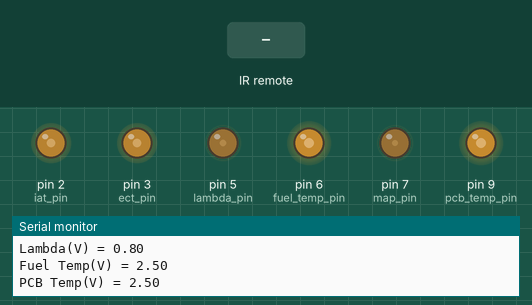
Bench run of a sketch on a simulated Arduino Mega 2560, built with avr-gcc and run on an emulated ATmega2560. Parts: output pins drawn as LEDs (lit = HIGH), the last lines printed to the serial monitor. Inputs (shaded band) come from the test bench.

Above: at 1.2 s.
1.3 s: infrared code 0xFFA25D received
At 2.6 s:
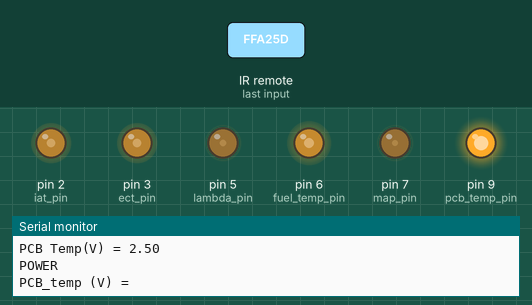
3.3 s: infrared code 0xFF629D received
At 4.2 s:
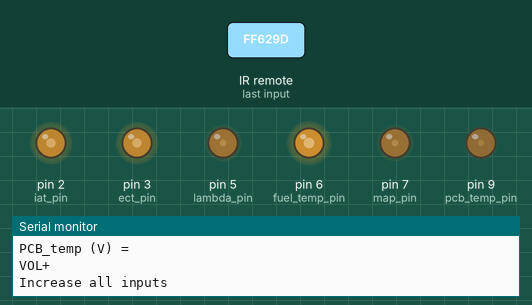
5.3 s: infrared code 0xFFA25D received
At 6.9 s:
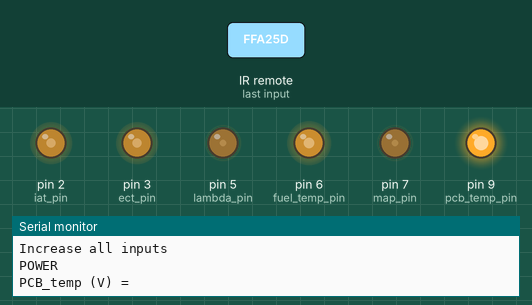
7.3 s: infrared code 0xFFA857 received
At 8.4 s:
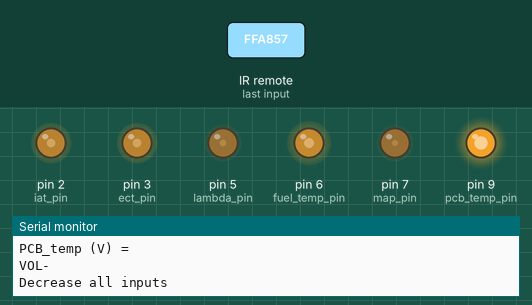
Timing chart, 0 to 10.3 s (numbered marks = the images above; inputs shaded):
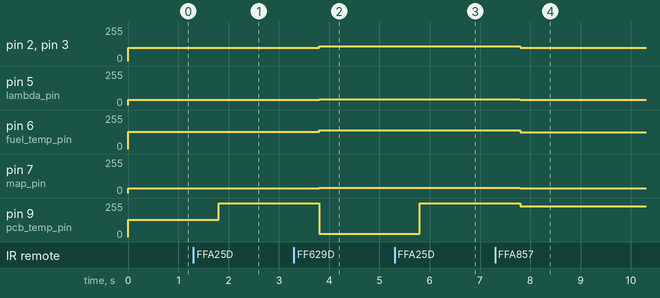

The sketch:

SensorSendingArduino.ino
```cpp
//For Arduino Mega
/*This script sends 5 variable sensor values, which can be
 * toggled at will with the IR Remote
 *
 * TO - DO: Set default values to sensible values
 */

int iat_dc = 100; // Initial Value: 3.92V =
float iat_v;

int ect_dc = 100; // Initial Value: 1.96V = xxx degrees celsius
float ect_v;

int map_dc =  37; // Initial Value: 2.84V = xxx pascals
float map_v;

int lambda_dc = 41; // 0.8V = 9.75 AFR (stoichiometric)
float lambda_v;

int fuel_temp_dc = 128; // 2.5V = xxx degrees celsius
float fuel_temp_v;

int pcb_temp_dc = 128; // 2.5V = xxx degrees celsius
float pcb_temp_v;

int ipg_dc = 150;
int cpg_dc = 75;

// Declare IR Object
#include "IRremote.h"
const int receiver = 8;
IRrecv irrecv(receiver);
decode_results results;


// Setup Pins
//PWM pins: D2 to D13(490 Hz)-  D4,D13 :(980 Hz)
#define iat_pin 2
#define ect_pin 3
#define map_pin 7
#define lambda_pin 5
#define fuel_temp_pin 6
#define pcb_temp_pin 9
#define ipg_pin 10
#define cpg_pin 11


void setup() {
  // Set pins as outputs
  pinMode(iat_pin, OUTPUT);
  pinMode(ect_pin, OUTPUT);
  pinMode(map_pin, OUTPUT);
  pinMode(lambda_pin, OUTPUT);
  pinMode(pcb_temp_pin, OUTPUT);
  //pinMode(ipg_pin, OUTPUT);
  //pinMode(cpg_pin, OUTPUT);
  pinMode(receiver, INPUT);

  send_outputs(); // Start sending all signals

  Serial.begin(9600);
  while (!Serial);
  display_outputs();        //Display outputs in serial
  irrecv.enableIRIn(); // Start the Remote


}


void loop() {
  if (irrecv.decode(&results)) // Just checks for Remote input
  {
    translateIR(); //Interpret Input
    Serial.println("");
    send_outputs();
    irrecv.resume(); // receive the next value
  }
}

void send_outputs(){
    analogWrite(iat_pin,iat_dc);
    analogWrite(ect_pin,ect_dc);
    analogWrite(map_pin,map_dc);
    analogWrite(lambda_pin,lambda_dc);
    analogWrite(fuel_temp_pin,fuel_temp_dc);
    analogWrite(pcb_temp_pin,pcb_temp_dc);
    //analogWrite(ipg_pin,ipg_dc);
    //analogWrite(cpg_pin,cpg_dc);

}

void display_outputs(){
    Serial.print("IAT(V) = ");
    iat_v = iat_dc*5.0/256.0;
    Serial.print(iat_v);
    Serial.println("");
    Serial.print("ECT(V) = ");
    ect_v = ect_dc*5.0/256.0;
    Serial.print(ect_v);
    Serial.println("");
    Serial.print("MAP(V) = ");
    map_v = map_dc*5.0/256.0;
    Serial.print(map_v);
    Serial.println("");
    Serial.print("Lambda(V) = ");
    lambda_v = lambda_dc*5.0/256.0;
    Serial.print(lambda_v);
    Serial.println("");
    Serial.print("Fuel Temp(V) = ");
    fuel_temp_v = fuel_temp_dc*5.0/256.0;
    Serial.print(fuel_temp_v);
    Serial.println("");
    Serial.print("PCB Temp(V) = ");
    pcb_temp_v = pcb_temp_dc*5.0/256.0;
    Serial.print(pcb_temp_v);
    Serial.println("");
    /*Serial.println("IPG DC = ");
    Serial.print(ipg_dc);
    Serial.println("");
    Serial.println("CPG DC = ");
    Serial.print(cpg_dc);
    */

}

// TODO: Write cases

void translateIR() // takes action based on IR code received
{
  switch(results.value)
  {
  case 0xFFA25D:
    Serial.println("POWER");
    Serial.println("PCB_temp (V) = ");
    pcb_temp_dc = 255;
    break;

  case 0xFF629D:
    Serial.println("VOL+");
    Serial.println("Increase all inputs");
    pcb_temp_dc = pcb_temp_dc *1.1;
    iat_dc = iat_dc *1.1;
    ect_dc = ect_dc *1.1;
    map_dc = map_dc *1.1;
    lambda_dc = lambda_dc * 1.1;
    fuel_temp_dc = fuel_temp_dc *1.1;
    break;

  case 0xFFA857:
    Serial.println("VOL-");
    Serial.println("Decrease all inputs ");
    pcb_temp_dc = pcb_temp_dc *0.9;
    iat_dc = iat_dc *0.9;
    ect_dc = ect_dc *0.9;
    map_dc = map_dc *0.9;
    lambda_dc = lambda_dc * 0.9;
    fuel_temp_dc = fuel_temp_dc *0.9;
    break;

  case 0xFF22DD:
    Serial.println("FAST BACK");
    //Serial.println("IPG, CPG DC = ");
    //Serial.print(--ipg_dc);
    //Serial.print(--ipg_dc);
    //Serial.print(--cpg_dc);
    break;

  case 0xFFC23D:
    Serial.println("FAST FORWARD");
    //Serial.print(++ipg_dc);
    //Serial.print(++ipg_dc);
    //Serial.print(++cpg_dc);
    break;

  case 0xFF6897:
    Serial.println("0");
    Serial.println("IAT (V) = ");
    iat_dc = iat_dc *1.1;
    iat_v = iat_dc*5.0/256.0;
    Serial.print(iat_v);
    break;

  case 0xFF30CF:
    Serial.println("1");
    Serial.println("IAT (V) = ");
    iat_dc = iat_dc *0.9;
    iat_v = iat_dc*5.0/256.0;
    Serial.print(iat_v);
    break;

  case 0xFF18E7:
    Serial.println("2");
    Serial.println("ECT (V)= ");
    ect_dc = ect_dc *1.1;
    ect_v = ect_dc*5.0/256.0;
    Serial.print(ect_v);
    break;

  case 0xFF7A85:
    Serial.println("3");
    Serial.println("ECT (V) = ");
    ect_dc = ect_dc *0.9;
    ect_v = ect_dc*5.0/256.0;
    Serial.print(ect_v);
    break;

  case 0xFF10EF:
    Serial.println("4");
    Serial.println("MAP (V) = ");
    map_dc = map_dc *1.1;
    map_v = map_dc*5.0/256.0;
    Serial.print(map_v);
    break;

  case 0xFF38C7:
    Serial.println("5");
    Serial.println("MAP (V) = ");
    map_dc = map_dc *0.9;
    map_v = map_dc*5.0/256.0;
    Serial.print(map_v);
    break;

  case 0xFF5AA5:
    Serial.println("6");
    Serial.println("lambda (V) = ");
    lambda_dc = lambda_dc * 1.1;
    lambda_v = lambda_dc*5.0/256.0;
    Serial.print(lambda_v);
    break;

  case 0xFF42BD:
    Serial.println("7");
    Serial.println("lambda (V) = ");
    lambda_dc =  lambda_dc*0.9;
    lambda_v = lambda_dc*5.0/256.0;
    Serial.print(lambda_v);
    break;

  case 0xFF4AB5:
    Serial.println("8");
    Serial.println("fuel_temp (V) = ");
    fuel_temp_dc = fuel_temp_dc * 1.1;
    fuel_temp_v = fuel_temp_dc*5.0/256.0;
    Serial.print(fuel_temp_v);
    break;

  case 0xFF52AD:
    Serial.println("9");
    Serial.println("fuel_temp (V) = ");
    fuel_temp_dc = fuel_temp_dc *0.9;
    fuel_temp_v = fuel_temp_dc*5.0/256.0;
    Serial.print(fuel_temp_v);
    break;

  case 0xFFFFFFFF: Serial.println(" REPEAT"); break;

  case 0xFFE21D:
    Serial.println("FUNC/STOP");
    break;

  case 0xFF02FD: Serial.println("PAUSE");    break;
  case 0xFFE01F: Serial.println("DOWN");    break;
  case 0xFF906F: Serial.println("UP");    break;
  case 0xFF9867: Serial.println("EQ");    break;
  case 0xFFB04F: Serial.println("ST/REPT");    break;

  default:
    Serial.println(" other button   ");
  }
  delay(500); // Do not get immediate repeat
}
```

Measured:
- after the input at 1.3 s, pin 9 (pcb_temp_pin): 128/255 → 255/255 after 0.50 s
- after the input at 3.3 s, pin 2 (iat_pin), pin 3 (ect_pin): 100/255 → 110/255 after 0.50 s; pin 5 (lambda_pin): 41/255 → 45/255 after 0.50 s; pin 6 (fuel_temp_pin): 128/255 → 140/255 after 0.50 s; pin 7 (map_pin): 37/255 → 40/255 after 0.50 s; pin 9 (pcb_temp_pin): 255/255 → 24/255 after 0.50 s
- after the input at 5.3 s, pin 9 (pcb_temp_pin): 24/255 → 255/255 after 0.50 s
- after the input at 7.3 s, pin 2 (iat_pin), pin 3 (ect_pin): 110/255 → 99/255 after 0.50 s; pin 5 (lambda_pin): 45/255 → 40/255 after 0.50 s; pin 6 (fuel_temp_pin): 140/255 → 126/255 after 0.50 s; pin 7 (map_pin): 40/255 → 36/255 after 0.50 s; pin 9 (pcb_temp_pin): 255/255 → 229/255 after 0.50 s
